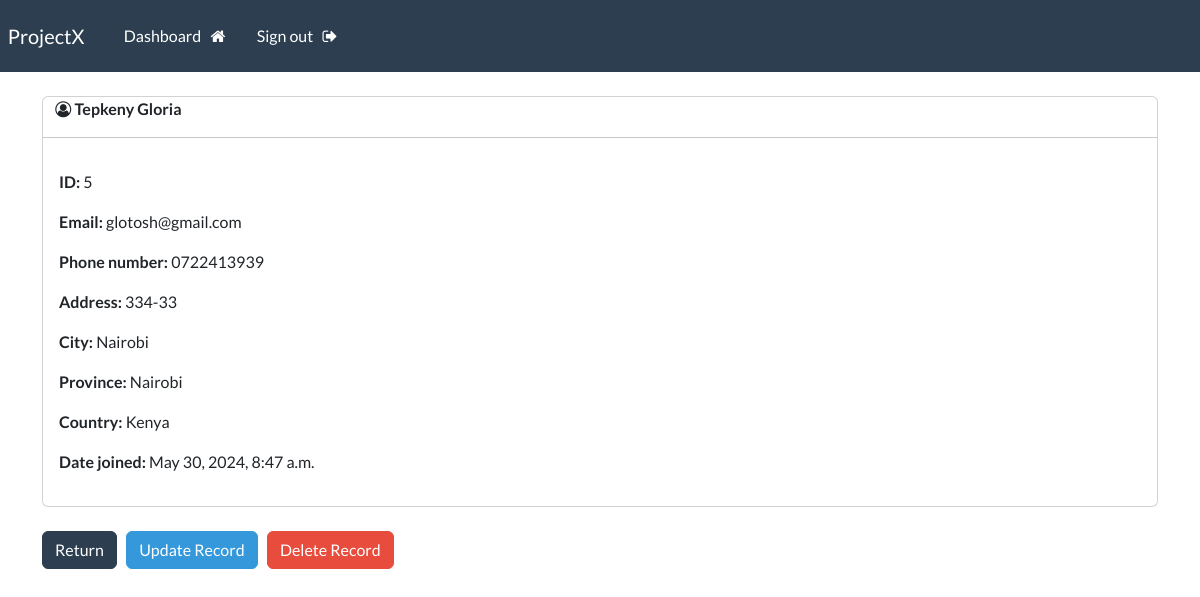
Page /view-record/5 (signed in) on the committed database.
### crm_app/models.py (models this page shows, shortened)
class Record(models.Model):
    date_joined = models.DateTimeField(default=timezone.now)
    first_name = models.CharField(max_length=100)
    last_name = models.CharField(max_length=100)
    email = models.CharField(max_length=255)
    phone = models.CharField(max_length=20)
    address = models.CharField(max_length=300)
    city = models.CharField(max_length=255)
    province = models.CharField(max_length=200)
    country = models.CharField(max_length=125)

### crm_app/views.py (the view)
# urls.py: path('view-record/<int:pk>', views.singular_record, name='view-record'),
@login_required(login_url='login')
def singular_record(request,pk):
    all_records = Record.objects.get(id=pk)
    context = {'record':all_records}
    return render(request, 'crm_app/view-record.html', context=context)

### crm_app/templates/crm_app/view-record.html (shortened to what this page needs)
{% extends 'crm_app/base.html' %}
{% block content %}
<div class="card">
    <strong>
        &nbsp; &nbsp; <i class="fa fa-user-circle-o" aria-hidden="true"></i>
        {{record.last_name}}
        {{record.first_name}}
    </strong>
    <hr>
<div class="card-body">
    <p> <strong>ID:</strong> {{record.id}} </p>
    <p> <strong>Email:</strong> {{record.email}} </p>
    <p> <strong>Phone number:</strong> {{record.phone}} </p>
    <p> <strong>Address:</strong> {{record.address}} </p>
    <p> <strong>City:</strong> {{record.city}} </p>
    <p> <strong>Province:</strong> {{record.province}} </p>
    <p> <strong>Country:</strong> {{record.country}} </p>
    <p> <strong>Date joined:</strong> {{record.date_joined}} </p>
</div>
</div>
<br>
<a href="{% url 'dashboard'  %}" class="btn btn-primary">Return</a>
<a href="{% url 'update-record' record.id %}" class="btn btn-info">Update Record</a>
<a href="{% url 'delete-record' record.id %}" class="btn btn-danger">Delete Record</a>
{% endblock content %}

### rows in the picture
Record: last_name "Tepkeny", first_name "Gloria", id "5", email "glotosh@gmail.com", phone "0722413939", address "334-33", city "Nairobi", province "Nairobi", country "Kenya", date_joined "May 30, 2024, 8:47 a.m."
